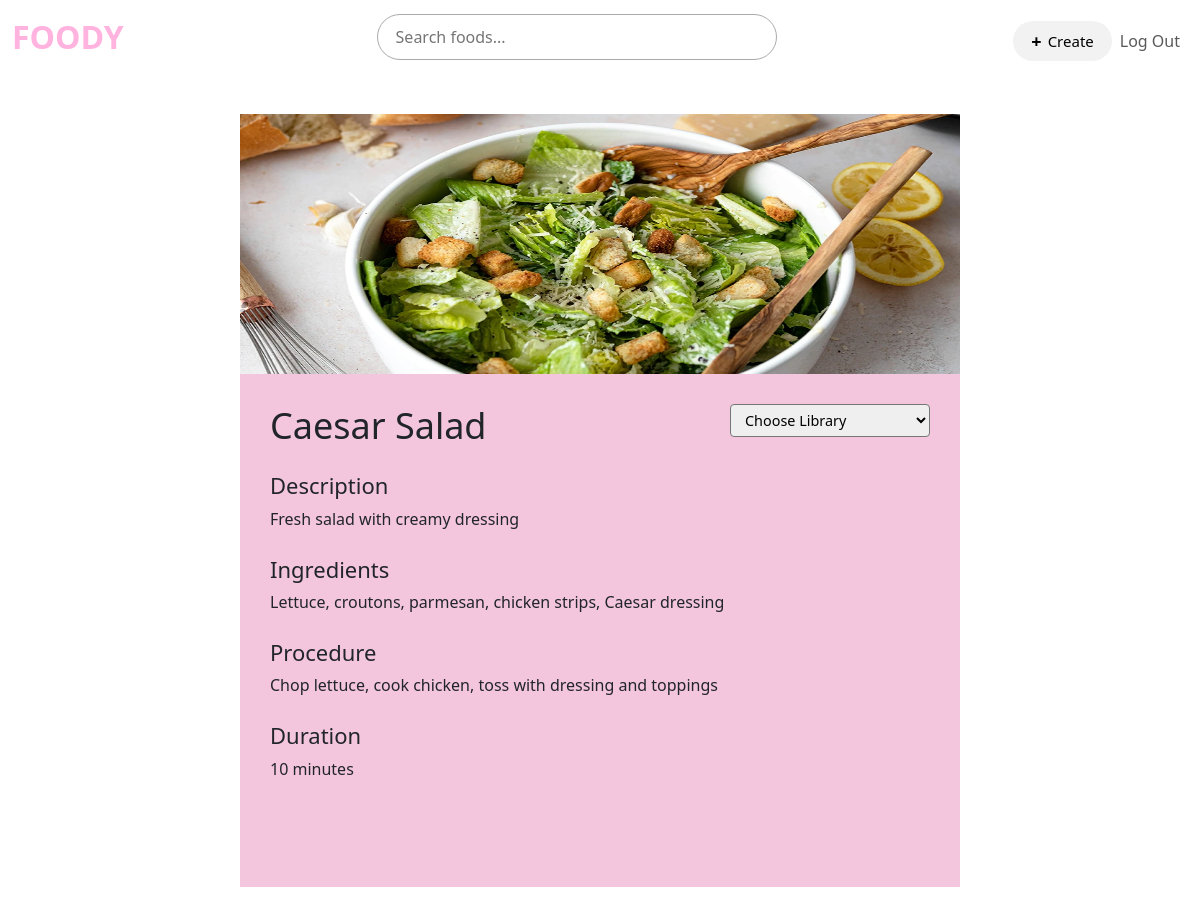
/food?food_id=4 (signed in), run on the app's committed database.
### tables this page shows
CREATE TABLE ownFood (foodid INTEGER PRIMARY KEY AUTOINCREMENT NOT NULL, TITLE TEXT NOT NULL, DESCRIPTION TEXT NOT NULL,RECIPE TEXT NOT NULL, PROCEDURE TEXT NOT NULL, DURATIONS INTEGER NOT NULL, IMAGE TEXT, user_id INTEGER);

### app.py (the view)
@app.route("/food")
@login_required
def food():
    libraries = []
    lib = db.execute("SELECT library FROM library WHERE user_id = (?) GROUP BY library", session["user_id"])
    for dic in lib:
        libraries.append(dic["library"])
    food_id = request.args.get("food_id")
    if not food_id:
        return render_template("food.html")
    else:
        food = db.execute("SELECT * FROM ownFood WHERE foodid = (?)", food_id)
        return render_template("food.html", food=food[0], libraries=libraries)

### app.py (called while the page is built)
def login_required(f):
    @wraps(f)
    def decorated_function(*args, **kwargs):
        if session.get("user_id") is None:
            return redirect("/login")
        return f(*args, **kwargs)
    return decorated_function

@app.after_request
def after_request(response):
    response.headers["Cache-Control"] = "no-cache, no-store, must-revalidate"
    response.headers["Expires"] = 0
    response.headers["Pragma"] = "no-cache"
    return response

### templates/food.html (shortened to what this page needs)
{% extends "layout.html" %}
{% block main %}
    <div class="food-container">
        <div class="food-image">
            {% if food.IMAGE %}
                <img src="{{ url_for('static', filename='uploads/' + food.IMAGE) }}" alt="{{ food.TITLE }}">
            {% else %}
                <p>No image available</p>
            {% endif %}
        </div>
        <div class="food-details">
            <div class="title">
                <h1 id="title">{{ food.TITLE }}</h1>
                <form id="libraryForm" action="/set_library" method="POST">
                    <select id="browsers" name="library">
                        <option disabled selected>Choose Library</option>
                    </select>
                </form>
            </div>
            <h3>Description</h3>
            <p id="description">{{ food.DESCRIPTION }}</p>
           <h3>Ingredients</h3>
            <p>{{ food.RECIPE }}</p>
            <h3>Procedure</h3>
            <p>{{ food.PROCEDURE }}</p>
            <h3>Duration</h3>
            <p>{{ food.DURATIONS }} minutes</p>
        </div>
    </div>
{% endblock %}

### static/styles.css (style rules this page uses)
body { margin: 0; font-family: Arial, sans-serif; background: #F3C6DD; color: #1E1E1E; }
.food-container { width: 60%; margin: 40px auto; background: #F3C6DD; padding-bottom: 60px; }
.food-image img { width: 100%; height: 100%; }
.food-image img { background: #D9D9D9; height: 260px; display: flex; justify-content: center; align-items: center; }
.food-details { padding: 30px; }
.food-details h1 { margin: 0; font-size: 36px; }
.food-details h3 { margin-top: 25px; font-size: 22px; }
.food-details p, .food-details ul, .food-details ol { font-size: 16px; }
#browsers { font-size: 0.9em; padding: 5px 10px; width: 200px;/ line-height: 1.2; border-radius: 4px; }
.title { display: flex; justify-content: space-between; }

### data on the page
ownFood: IMAGE (picture), TITLE "Caesar Salad", DESCRIPTION "Fresh salad with creamy dressing", RECIPE "Lettuce, croutons, parmesan, chicken strips, Caesar dressing", PROCEDURE "Chop lettuce, cook chicken, toss with dressing and toppings", DURATIONS "10"
